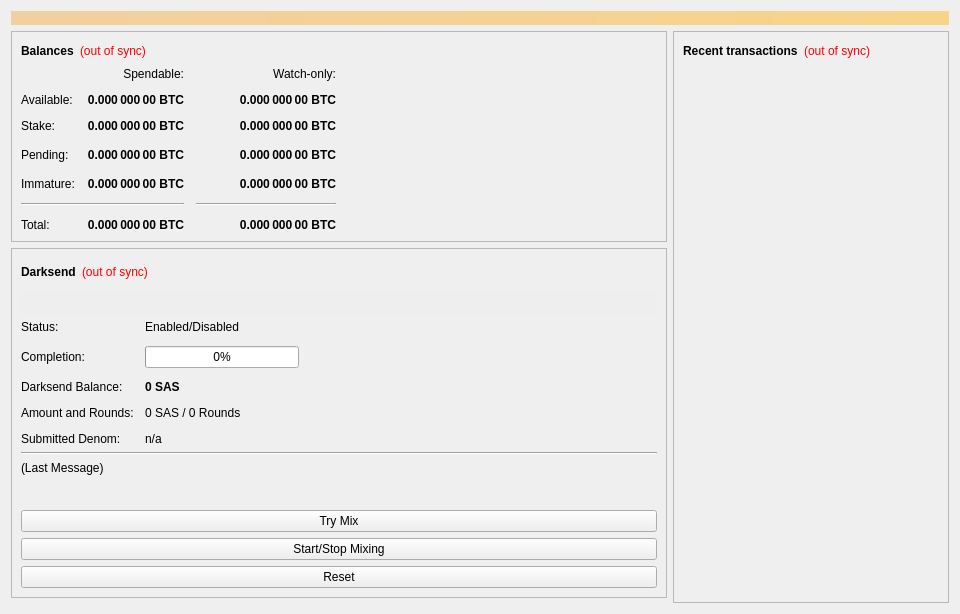
<?xml version="1.0" encoding="UTF-8"?>
<ui version="4.0">
 <class>OverviewPage</class>
 <widget class="QWidget" name="OverviewPage">
  <property name="geometry">
   <rect>
    <x>0</x>
    <y>0</y>
    <width>960</width>
    <height>614</height>
   </rect>
  </property>
  <property name="windowTitle">
   <string>Form</string>
  </property>
  <layout class="QVBoxLayout" name="topLayout">
   <item>
    <widget class="QLabel" name="labelAlerts">
     <property name="visible">
      <bool>false</bool>
     </property>
     <property name="styleSheet">
      <string notr="true">background-color: qlineargradient(x1: 0, y1: 0, x2: 1, y2: 0, stop:0 #F0D0A0, stop:1 #F8D488); color:#000000;</string>
     </property>
     <property name="wordWrap">
      <bool>true</bool>
     </property>
     <property name="margin">
      <number>3</number>
     </property>
    </widget>
   </item>
   <item>
    <layout class="QHBoxLayout" name="horizontalLayout" stretch="1,0">
     <item>
      <layout class="QVBoxLayout" name="verticalLayout_2">
       <item>
        <widget class="QFrame" name="frame">
         <property name="frameShape">
          <enum>QFrame::StyledPanel</enum>
         </property>
         <property name="frameShadow">
          <enum>QFrame::Raised</enum>
         </property>
         <layout class="QVBoxLayout" name="verticalLayout_4">
          <item>
           <layout class="QHBoxLayout" name="horizontalLayout_4">
            <item>
             <widget class="QLabel" name="label_5">
              <property name="font">
               <font>
                <weight>75</weight>
                <bold>true</bold>
               </font>
              </property>
              <property name="text">
               <string>Balances</string>
              </property>
             </widget>
            </item>
            <item>
             <widget class="QLabel" name="labelWalletStatus">
              <property name="cursor">
               <cursorShape>WhatsThisCursor</cursorShape>
              </property>
              <property name="toolTip">
               <string>The displayed information may be out of date. Your wallet automatically synchronizes with the Stasis network after a connection is established, but this process has not completed yet.</string>
              </property>
              <property name="styleSheet">
               <string notr="true">QLabel { color: red; }</string>
              </property>
              <property name="text">
               <string notr="true">(out of sync)</string>
              </property>
              <property name="alignment">
               <set>Qt::AlignLeading|Qt::AlignLeft|Qt::AlignVCenter</set>
              </property>
             </widget>
            </item>
            <item>
             <spacer name="horizontalSpacer_3">
              <property name="orientation">
               <enum>Qt::Horizontal</enum>
              </property>
              <property name="sizeHint" stdset="0">
               <size>
                <width>40</width>
                <height>20</height>
               </size>
              </property>
             </spacer>
            </item>
           </layout>
          </item>
          <item>
           <layout class="QGridLayout" name="gridLayout">
            <property name="spacing">
             <number>12</number>
            </property>
            <item row="3" column="2">
             <widget class="QLabel" name="labelWatchPending">
              <property name="font">
               <font>
                <weight>75</weight>
                <bold>true</bold>
               </font>
              </property>
              <property name="cursor">
               <cursorShape>IBeamCursor</cursorShape>
              </property>
              <property name="toolTip">
               <string>Unconfirmed transactions to watch-only addresses</string>
              </property>
              <property name="text">
               <string notr="true">0.000 000 00 BTC</string>
              </property>
              <property name="alignment">
               <set>Qt::AlignRight|Qt::AlignTrailing|Qt::AlignVCenter</set>
              </property>
              <property name="textInteractionFlags">
               <set>Qt::LinksAccessibleByMouse|Qt::TextSelectableByKeyboard|Qt::TextSelectableByMouse</set>
              </property>
             </widget>
            </item>
            <item row="3" column="1">
             <widget class="QLabel" name="labelUnconfirmed">
              <property name="font">
               <font>
                <weight>75</weight>
                <bold>true</bold>
               </font>
              </property>
              <property name="cursor">
               <cursorShape>IBeamCursor</cursorShape>
              </property>
              <property name="toolTip">
               <string>Total of transactions that have yet to be confirmed, and do not yet count toward the spendable balance</string>
              </property>
              <property name="text">
               <string notr="true">0.000 000 00 BTC</string>
              </property>
              <property name="alignment">
               <set>Qt::AlignRight|Qt::AlignTrailing|Qt::AlignVCenter</set>
              </property>
              <property name="textInteractionFlags">
               <set>Qt::LinksAccessibleByMouse|Qt::TextSelectableByKeyboard|Qt::TextSelectableByMouse</set>
              </property>
             </widget>
            </item>
            <item row="4" column="2">
             <widget class="QLabel" name="labelWatchImmature">
              <property name="font">
               <font>
                <weight>75</weight>
                <bold>true</bold>
               </font>
              </property>
              <property name="cursor">
               <cursorShape>IBeamCursor</cursorShape>
              </property>
              <property name="toolTip">
               <string>Mined balance in watch-only addresses that has not yet matured</string>
              </property>
              <property name="text">
               <string notr="true">0.000 000 00 BTC</string>
              </property>
              <property name="alignment">
               <set>Qt::AlignRight|Qt::AlignTrailing|Qt::AlignVCenter</set>
              </property>
              <property name="textInteractionFlags">
               <set>Qt::LinksAccessibleByMouse|Qt::TextSelectableByKeyboard|Qt::TextSelectableByMouse</set>
              </property>
             </widget>
            </item>
            <item row="5" column="0" colspan="2">
             <widget class="Line" name="lineSpendableBalance">
              <property name="orientation">
               <enum>Qt::Horizontal</enum>
              </property>
             </widget>
            </item>
            <item row="5" column="2">
             <widget class="Line" name="lineWatchBalance">
              <property name="sizePolicy">
               <sizepolicy hsizetype="Preferred" vsizetype="Fixed">
                <horstretch>0</horstretch>
                <verstretch>0</verstretch>
               </sizepolicy>
              </property>
              <property name="minimumSize">
               <size>
                <width>140</width>
                <height>0</height>
               </size>
              </property>
              <property name="orientation">
               <enum>Qt::Horizontal</enum>
              </property>
             </widget>
            </item>
            <item row="6" column="0">
             <widget class="QLabel" name="labelTotalText">
              <property name="text">
               <string>Total:</string>
              </property>
             </widget>
            </item>
            <item row="4" column="1">
             <widget class="QLabel" name="labelImmature">
              <property name="font">
               <font>
                <weight>75</weight>
                <bold>true</bold>
               </font>
              </property>
              <property name="cursor">
               <cursorShape>IBeamCursor</cursorShape>
              </property>
              <property name="toolTip">
               <string>Mined balance that has not yet matured</string>
              </property>
              <property name="text">
               <string notr="true">0.000 000 00 BTC</string>
              </property>
              <property name="alignment">
               <set>Qt::AlignRight|Qt::AlignTrailing|Qt::AlignVCenter</set>
              </property>
              <property name="textInteractionFlags">
               <set>Qt::LinksAccessibleByMouse|Qt::TextSelectableByKeyboard|Qt::TextSelectableByMouse</set>
              </property>
             </widget>
            </item>
            <item row="3" column="3">
             <spacer name="horizontalSpacer_2">
              <property name="orientation">
               <enum>Qt::Horizontal</enum>
              </property>
              <property name="sizeHint" stdset="0">
               <size>
                <width>40</width>
                <height>20</height>
               </size>
              </property>
             </spacer>
            </item>
            <item row="4" column="0">
             <widget class="QLabel" name="labelImmatureText">
              <property name="text">
               <string>Immature:</string>
              </property>
             </widget>
            </item>
            <item row="6" column="1">
             <widget class="QLabel" name="labelTotal">
              <property name="font">
               <font>
                <weight>75</weight>
                <bold>true</bold>
               </font>
              </property>
              <property name="cursor">
               <cursorShape>IBeamCursor</cursorShape>
              </property>
              <property name="toolTip">
               <string>Your current total balance</string>
              </property>
              <property name="text">
               <string notr="true">0.000 000 00 BTC</string>
              </property>
              <property name="alignment">
               <set>Qt::AlignRight|Qt::AlignTrailing|Qt::AlignVCenter</set>
              </property>
              <property name="textInteractionFlags">
               <set>Qt::LinksAccessibleByMouse|Qt::TextSelectableByKeyboard|Qt::TextSelectableByMouse</set>
              </property>
             </widget>
            </item>
            <item row="6" column="2">
             <widget class="QLabel" name="labelWatchTotal">
              <property name="font">
               <font>
                <weight>75</weight>
                <bold>true</bold>
               </font>
              </property>
              <property name="cursor">
               <cursorShape>IBeamCursor</cursorShape>
              </property>
              <property name="toolTip">
               <string>Current total balance in watch-only addresses</string>
              </property>
              <property name="text">
               <string notr="true">0.000 000 00 BTC</string>
              </property>
              <property name="alignment">
               <set>Qt::AlignRight|Qt::AlignTrailing|Qt::AlignVCenter</set>
              </property>
              <property name="textInteractionFlags">
               <set>Qt::LinksAccessibleByMouse|Qt::TextSelectableByKeyboard|Qt::TextSelectableByMouse</set>
              </property>
             </widget>
            </item>
            <item row="0" column="2">
             <widget class="QLabel" name="labelWatchonly">
              <property name="text">
               <string>Watch-only:</string>
              </property>
              <property name="alignment">
               <set>Qt::AlignRight|Qt::AlignTrailing|Qt::AlignVCenter</set>
              </property>
             </widget>
            </item>
            <item row="1" column="0">
             <widget class="QLabel" name="labelBalanceText">
              <property name="text">
               <string>Available:</string>
              </property>
             </widget>
            </item>
            <item row="1" column="1">
             <widget class="QLabel" name="labelBalance">
              <property name="font">
               <font>
                <weight>75</weight>
                <bold>true</bold>
               </font>
              </property>
              <property name="cursor">
               <cursorShape>IBeamCursor</cursorShape>
              </property>
              <property name="toolTip">
               <string>Your current spendable balance</string>
              </property>
              <property name="text">
               <string notr="true">0.000 000 00 BTC</string>
              </property>
              <property name="alignment">
               <set>Qt::AlignRight|Qt::AlignTrailing|Qt::AlignVCenter</set>
              </property>
              <property name="textInteractionFlags">
               <set>Qt::LinksAccessibleByMouse|Qt::TextSelectableByKeyboard|Qt::TextSelectableByMouse</set>
              </property>
             </widget>
            </item>
            <item row="2" column="0">
             <widget class="QLabel" name="label_10">
              <property name="text">
               <string>Stake:</string>
              </property>
             </widget>
            </item>
            <item row="2" column="1">
             <widget class="QLabel" name="labelStake">
              <property name="font">
               <font>
                <weight>75</weight>
                <bold>true</bold>
               </font>
              </property>
              <property name="cursor">
               <cursorShape>IBeamCursor</cursorShape>
              </property>
              <property name="toolTip">
               <string>Total of coins that was staked, and do not yet count toward the current balance</string>
              </property>
              <property name="text">
               <string notr="true">0.000 000 00 BTC</string>
              </property>
              <property name="alignment">
               <set>Qt::AlignRight|Qt::AlignTrailing|Qt::AlignVCenter</set>
              </property>
              <property name="textInteractionFlags">
               <set>Qt::LinksAccessibleByMouse|Qt::TextSelectableByKeyboard|Qt::TextSelectableByMouse</set>
              </property>
             </widget>
            </item>
            <item row="2" column="2">
             <widget class="QLabel" name="labelWatchStake">
              <property name="font">
               <font>
                <weight>75</weight>
                <bold>true</bold>
               </font>
              </property>
              <property name="cursor">
               <cursorShape>IBeamCursor</cursorShape>
              </property>
              <property name="toolTip">
               <string>Total of coins that was staked in watch-only addresses, and do not yet count toward the current watch-only balance</string>
              </property>
              <property name="text">
               <string notr="true">0.000 000 00 BTC</string>
              </property>
              <property name="alignment">
               <set>Qt::AlignRight|Qt::AlignTrailing|Qt::AlignVCenter</set>
              </property>
              <property name="textInteractionFlags">
               <set>Qt::LinksAccessibleByMouse|Qt::TextSelectableByKeyboard|Qt::TextSelectableByMouse</set>
              </property>
             </widget>
            </item>
            <item row="1" column="2">
             <widget class="QLabel" name="labelWatchAvailable">
              <property name="font">
               <font>
                <weight>75</weight>
                <bold>true</bold>
               </font>
              </property>
              <property name="cursor">
               <cursorShape>IBeamCursor</cursorShape>
              </property>
              <property name="toolTip">
               <string>Your current balance in watch-only addresses</string>
              </property>
              <property name="text">
               <string notr="true">0.000 000 00 BTC</string>
              </property>
              <property name="alignment">
               <set>Qt::AlignRight|Qt::AlignTrailing|Qt::AlignVCenter</set>
              </property>
              <property name="textInteractionFlags">
               <set>Qt::LinksAccessibleByMouse|Qt::TextSelectableByKeyboard|Qt::TextSelectableByMouse</set>
              </property>
             </widget>
            </item>
            <item row="3" column="0">
             <widget class="QLabel" name="labelPendingText">
              <property name="text">
               <string>Pending:</string>
              </property>
             </widget>
            </item>
            <item row="0" column="1">
             <widget class="QLabel" name="labelSpendable">
              <property name="text">
               <string>Spendable:</string>
              </property>
              <property name="alignment">
               <set>Qt::AlignRight|Qt::AlignTrailing|Qt::AlignVCenter</set>
              </property>
             </widget>
            </item>
           </layout>
          </item>
         </layout>
        </widget>
       </item>
       <item>
        <widget class="QFrame" name="frameDarksend">
         <property name="sizePolicy">
          <sizepolicy hsizetype="Expanding" vsizetype="Expanding">
           <horstretch>0</horstretch>
           <verstretch>0</verstretch>
          </sizepolicy>
         </property>
         <property name="minimumSize">
          <size>
           <width>0</width>
           <height>350</height>
          </size>
         </property>
         <property name="layoutDirection">
          <enum>Qt::LeftToRight</enum>
         </property>
         <property name="frameShape">
          <enum>QFrame::StyledPanel</enum>
         </property>
         <property name="frameShadow">
          <enum>QFrame::Raised</enum>
         </property>
         <layout class="QVBoxLayout" name="verticalLayout_5">
          <item>
           <layout class="QHBoxLayout" name="horizontalLayout_5">
            <item>
             <widget class="QLabel" name="label_2">
              <property name="font">
               <font>
                <weight>75</weight>
                <bold>true</bold>
               </font>
              </property>
              <property name="text">
               <string>Darksend</string>
              </property>
             </widget>
            </item>
            <item>
             <widget class="QLabel" name="labelDarksendSyncStatus">
              <property name="toolTip">
               <string>The displayed information may be out of date. Your wallet automatically synchronizes with the Stasis network after a connection is established, but this process has not completed yet.</string>
              </property>
              <property name="styleSheet">
               <string notr="true">QLabel { color: red; }</string>
              </property>
              <property name="text">
               <string notr="true">(out of sync)</string>
              </property>
              <property name="alignment">
               <set>Qt::AlignLeading|Qt::AlignLeft|Qt::AlignVCenter</set>
              </property>
             </widget>
            </item>
            <item>
             <spacer name="horizontalSpacer_4">
              <property name="orientation">
               <enum>Qt::Horizontal</enum>
              </property>
              <property name="sizeHint" stdset="0">
               <size>
                <width>40</width>
                <height>20</height>
               </size>
              </property>
             </spacer>
            </item>
           </layout>
          </item>
          <item>
           <widget class="QPushButton" name="runAutoDenom">
            <property name="palette">
             <palette>
              <active>
               <colorrole role="WindowText">
                <brush brushstyle="SolidPattern">
                 <color alpha="255">
                  <red>0</red>
                  <green>0</green>
                  <blue>0</blue>
                 </color>
                </brush>
               </colorrole>
               <colorrole role="Button">
                <brush brushstyle="SolidPattern">
                 <color alpha="255">
                  <red>239</red>
                  <green>238</green>
                  <blue>238</blue>
                 </color>
                </brush>
               </colorrole>
               <colorrole role="Light">
                <brush brushstyle="SolidPattern">
                 <color alpha="255">
                  <red>255</red>
                  <green>255</green>
                  <blue>255</blue>
                 </color>
                </brush>
               </colorrole>
               <colorrole role="Midlight">
                <brush brushstyle="SolidPattern">
                 <color alpha="255">
                  <red>247</red>
                  <green>246</green>
                  <blue>246</blue>
                 </color>
                </brush>
               </colorrole>
               <colorrole role="Dark">
                <brush brushstyle="SolidPattern">
                 <color alpha="255">
                  <red>119</red>
                  <green>119</green>
                  <blue>119</blue>
                 </color>
                </brush>
               </colorrole>
               <colorrole role="Mid">
                <brush brushstyle="SolidPattern">
                 <color alpha="255">
                  <red>159</red>
                  <green>159</green>
                  <blue>159</blue>
                 </color>
                </brush>
               </colorrole>
               <colorrole role="Text">
                <brush brushstyle="SolidPattern">
                 <color alpha="255">
                  <red>0</red>
                  <green>0</green>
                  <blue>0</blue>
                 </color>
                </brush>
               </colorrole>
               <colorrole role="BrightText">
                <brush brushstyle="SolidPattern">
                 <color alpha="255">
                  <red>255</red>
                  <green>255</green>
                  <blue>255</blue>
                 </color>
                </brush>
               </colorrole>
               <colorrole role="ButtonText">
                <brush brushstyle="SolidPattern">
                 <color alpha="255">
                  <red>0</red>
                  <green>0</green>
                  <blue>0</blue>
                 </color>
                </brush>
               </colorrole>
               <colorrole role="Base">
                <brush brushstyle="SolidPattern">
                 <color alpha="255">
                  <red>255</red>
                  <green>255</green>
                  <blue>255</blue>
                 </color>
                </brush>
               </colorrole>
               <colorrole role="Window">
                <brush brushstyle="SolidPattern">
                 <color alpha="255">
                  <red>239</red>
                  <green>238</green>
                  <blue>238</blue>
                 </color>
                </brush>
               </colorrole>
               <colorrole role="Shadow">
                <brush brushstyle="SolidPattern">
                 <color alpha="255">
                  <red>0</red>
                  <green>0</green>
                  <blue>0</blue>
                 </color>
                </brush>
               </colorrole>
               <colorrole role="AlternateBase">
                <brush brushstyle="SolidPattern">
                 <color alpha="255">
                  <red>247</red>
                  <green>246</green>
                  <blue>246</blue>
                 </color>
                </brush>
               </colorrole>
               <colorrole role="ToolTipBase">
                <brush brushstyle="SolidPattern">
                 <color alpha="255">
                  <red>255</red>
                  <green>255</green>
                  <blue>220</blue>
                 </color>
                </brush>
               </colorrole>
               <colorrole role="ToolTipText">
                <brush brushstyle="SolidPattern">
                 <color alpha="255">
                  <red>0</red>
                  <green>0</green>
                  <blue>0</blue>
                 </color>
                </brush>
               </colorrole>
              </active>
              <inactive>
               <colorrole role="WindowText">
                <brush brushstyle="SolidPattern">
                 <color alpha="255">
                  <red>0</red>
                  <green>0</green>
                  <blue>0</blue>
                 </color>
                </brush>
               </colorrole>
               <colorrole role="Button">
                <brush brushstyle="SolidPattern">
                 <color alpha="255">
                  <red>239</red>
                  <green>238</green>
                  <blue>238</blue>
                 </color>
                </brush>
               </colorrole>
               <colorrole role="Light">
                <brush brushstyle="SolidPattern">
                 <color alpha="255">
                  <red>255</red>
                  <green>255</green>
                  <blue>255</blue>
                 </color>
                </brush>
               </colorrole>
               <colorrole role="Midlight">
                <brush brushstyle="SolidPattern">
                 <color alpha="255">
                  <red>247</red>
                  <green>246</green>
                  <blue>246</blue>
                 </color>
                </brush>
               </colorrole>
               <colorrole role="Dark">
                <brush brushstyle="SolidPattern">
                 <color alpha="255">
                  <red>119</red>
                  <green>119</green>
                  <blue>119</blue>
                 </color>
                </brush>
               </colorrole>
               <colorrole role="Mid">
                <brush brushstyle="SolidPattern">
                 <color alpha="255">
                  <red>159</red>
                  <green>159</green>
                  <blue>159</blue>
                 </color>
                </brush>
               </colorrole>
               <colorrole role="Text">
                <brush brushstyle="SolidPattern">
                 <color alpha="255">
                  <red>0</red>
                  <green>0</green>
                  <blue>0</blue>
                 </color>
                </brush>
               </colorrole>
               <colorrole role="BrightText">
                <brush brushstyle="SolidPattern">
                 <color alpha="255">
                  <red>255</red>
                  <green>255</green>
                  <blue>255</blue>
                 </color>
                </brush>
               </colorrole>
               <colorrole role="ButtonText">
                <brush brushstyle="SolidPattern">
                 <color alpha="255">
                  <red>0</red>
                  <green>0</green>
                  <blue>0</blue>
                 </color>
                </brush>
               </colorrole>
               <colorrole role="Base">
                <brush brushstyle="SolidPattern">
                 <color alpha="255">
                  <red>255</red>
                  <green>255</green>
                  <blue>255</blue>
                 </color>
                </brush>
               </colorrole>
               <colorrole role="Window">
                <brush brushstyle="SolidPattern">
                 <color alpha="255">
                  <red>239</red>
                  <green>238</green>
                  <blue>238</blue>
                 </color>
                </brush>
               </colorrole>
               <colorrole role="Shadow">
                <brush brushstyle="SolidPattern">
                 <color alpha="255">
                  <red>0</red>
                  <green>0</green>
                  <blue>0</blue>
                 </color>
                </brush>
               </colorrole>
               <colorrole role="AlternateBase">
                <brush brushstyle="SolidPattern">
                 <color alpha="255">
                  <red>247</red>
                  <green>246</green>
                  <blue>246</blue>
                 </color>
                </brush>
               </colorrole>
               <colorrole role="ToolTipBase">
                <brush brushstyle="SolidPattern">
                 <color alpha="255">
                  <red>255</red>
                  <green>255</green>
                  <blue>220</blue>
                 </color>
                </brush>
               </colorrole>
               <colorrole role="ToolTipText">
                <brush brushstyle="SolidPattern">
                 <color alpha="255">
                  <red>0</red>
                  <green>0</green>
                  <blue>0</blue>
                 </color>
                </brush>
               </colorrole>
              </inactive>
              <disabled>
               <colorrole role="WindowText">
                <brush brushstyle="SolidPattern">
                 <color alpha="255">
                  <red>119</red>
                  <green>119</green>
                  <blue>119</blue>
                 </color>
                </brush>
               </colorrole>
               <colorrole role="Button">
                <brush brushstyle="SolidPattern">
                 <color alpha="255">
                  <red>239</red>
                  <green>238</green>
                  <blue>238</blue>
                 </color>
                </brush>
               </colorrole>
               <colorrole role="Light">
                <brush brushstyle="SolidPattern">
                 <color alpha="255">
                  <red>255</red>
                  <green>255</green>
                  <blue>255</blue>
                 </color>
                </brush>
               </colorrole>
               <colorrole role="Midlight">
                <brush brushstyle="SolidPattern">
                 <color alpha="255">
                  <red>247</red>
                  <green>246</green>
                  <blue>246</blue>
                 </color>
                </brush>
               </colorrole>
               <colorrole role="Dark">
                <brush brushstyle="SolidPattern">
                 <color alpha="255">
                  <red>119</red>
                  <green>119</green>
                  <blue>119</blue>
                 </color>
                </brush>
               </colorrole>
               <colorrole role="Mid">
                <brush brushstyle="SolidPattern">
                 <color alpha="255">
                  <red>159</red>
                  <green>159</green>
                  <blue>159</blue>
                 </color>
                </brush>
               </colorrole>
               <colorrole role="Text">
                <brush brushstyle="SolidPattern">
                 <color alpha="255">
                  <red>119</red>
                  <green>119</green>
                  <blue>119</blue>
                 </color>
                </brush>
               </colorrole>
               <colorrole role="BrightText">
                <brush brushstyle="SolidPattern">
                 <color alpha="255">
                  <red>255</red>
                  <green>255</green>
                  <blue>255</blue>
                 </color>
                </brush>
               </colorrole>
               <colorrole role="ButtonText">
                <brush brushstyle="SolidPattern">
                 <color alpha="255">
                  <red>119</red>
                  <green>119</green>
                  <blue>119</blue>
                 </color>
                </brush>
               </colorrole>
               <colorrole role="Base">
                <brush brushstyle="SolidPattern">
                 <color alpha="255">
                  <red>239</red>
                  <green>238</green>
                  <blue>238</blue>
                 </color>
                </brush>
               </colorrole>
               <colorrole role="Window">
                <brush brushstyle="SolidPattern">
                 <color alpha="255">
                  <red>239</red>
                  <green>238</green>
                  <blue>238</blue>
                 </color>
                </brush>
               </colorrole>
               <colorrole role="Shadow">
                <brush brushstyle="SolidPattern">
                 <color alpha="255">
                  <red>0</red>
                  <green>0</green>
                  <blue>0</blue>
                 </color>
                </brush>
               </colorrole>
               <colorrole role="AlternateBase">
                <brush brushstyle="SolidPattern">
                 <color alpha="255">
                  <red>239</red>
                  <green>238</green>
                  <blue>238</blue>
                 </color>
                </brush>
               </colorrole>
               <colorrole role="ToolTipBase">
                <brush brushstyle="SolidPattern">
                 <color alpha="255">
                  <red>255</red>
                  <green>255</green>
                  <blue>220</blue>
                 </color>
                </brush>
               </colorrole>
               <colorrole role="ToolTipText">
                <brush brushstyle="SolidPattern">
                 <color alpha="255">
                  <red>0</red>
                  <green>0</green>
                  <blue>0</blue>
                 </color>
                </brush>
               </colorrole>
              </disabled>
             </palette>
            </property>
            <property name="focusPolicy">
             <enum>Qt::NoFocus</enum>
            </property>
            <property name="autoFillBackground">
             <bool>true</bool>
            </property>
            <property name="text">
             <string/>
            </property>
            <property name="flat">
             <bool>true</bool>
            </property>
           </widget>
          </item>
          <item>
           <layout class="QFormLayout" name="formLayout">
            <property name="fieldGrowthPolicy">
             <enum>QFormLayout::AllNonFixedFieldsGrow</enum>
            </property>
            <property name="horizontalSpacing">
             <number>11</number>
            </property>
            <property name="verticalSpacing">
             <number>12</number>
            </property>
            <item row="0" column="0">
             <widget class="QLabel" name="label_6">
              <property name="text">
               <string>Status:</string>
              </property>
             </widget>
            </item>
            <item row="1" column="0">
             <widget class="QLabel" name="label_7">
              <property name="text">
               <string>Completion:</string>
              </property>
             </widget>
            </item>
            <item row="1" column="1">
             <widget class="QProgressBar" name="darksendProgress">
              <property name="maximumSize">
               <size>
                <width>154</width>
                <height>16777215</height>
               </size>
              </property>
              <property name="value">
               <number>0</number>
              </property>
             </widget>
            </item>
            <item row="3" column="0">
             <widget class="QLabel" name="labelAnonymizedText">
              <property name="text">
               <string>Darksend Balance:</string>
              </property>
             </widget>
            </item>
            <item row="3" column="1">
             <widget class="QLabel" name="labelAnonymized">
              <property name="font">
               <font>
                <weight>75</weight>
                <bold>true</bold>
               </font>
              </property>
              <property name="text">
               <string notr="true">0 SAS</string>
              </property>
             </widget>
            </item>
            <item row="4" column="0">
             <widget class="QLabel" name="label_8">
              <property name="text">
               <string>Amount and Rounds:</string>
              </property>
             </widget>
            </item>
            <item row="4" column="1">
             <widget class="QLabel" name="labelAmountRounds">
              <property name="text">
               <string>0 SAS / 0 Rounds</string>
              </property>
             </widget>
            </item>
            <item row="5" column="0">
             <widget class="QLabel" name="label_9">
              <property name="text">
               <string>Submitted Denom:</string>
              </property>
             </widget>
            </item>
            <item row="5" column="1">
             <widget class="QLabel" name="labelSubmittedDenom">
              <property name="toolTip">
               <string>The denominations you submitted to the Masternode.&lt;br&gt;To mix, other users must submit the exact same denominations.</string>
              </property>
              <property name="text">
               <string>n/a</string>
              </property>
             </widget>
            </item>
            <item row="0" column="1">
             <widget class="QLabel" name="darksendEnabled">
              <property name="text">
               <string>Enabled/Disabled</string>
              </property>
             </widget>
            </item>
           </layout>
          </item>
          <item>
           <widget class="Line" name="lineLastMessage">
            <property name="orientation">
             <enum>Qt::Horizontal</enum>
            </property>
           </widget>
          </item>
          <item>
           <widget class="QLabel" name="darksendStatus">
            <property name="minimumSize">
             <size>
              <width>288</width>
              <height>43</height>
             </size>
            </property>
            <property name="text">
             <string>(Last Message)</string>
            </property>
            <property name="alignment">
             <set>Qt::AlignLeading|Qt::AlignLeft|Qt::AlignTop</set>
            </property>
            <property name="wordWrap">
             <bool>true</bool>
            </property>
           </widget>
          </item>
          <item>
           <widget class="QPushButton" name="darksendAuto">
            <property name="sizePolicy">
             <sizepolicy hsizetype="MinimumExpanding" vsizetype="Fixed">
              <horstretch>0</horstretch>
              <verstretch>0</verstretch>
             </sizepolicy>
            </property>
            <property name="toolTip">
             <string>Try to manually submit a Darksend request.</string>
            </property>
            <property name="text">
             <string>Try Mix</string>
            </property>
           </widget>
          </item>
          <item>
           <widget class="QPushButton" name="toggleDarksend">
            <property name="sizePolicy">
             <sizepolicy hsizetype="MinimumExpanding" vsizetype="Fixed">
              <horstretch>0</horstretch>
              <verstretch>0</verstretch>
             </sizepolicy>
            </property>
            <property name="text">
             <string>Start/Stop Mixing</string>
            </property>
           </widget>
          </item>
          <item>
           <widget class="QPushButton" name="darksendReset">
            <property name="sizePolicy">
             <sizepolicy hsizetype="MinimumExpanding" vsizetype="Fixed">
              <horstretch>0</horstretch>
              <verstretch>0</verstretch>
             </sizepolicy>
            </property>
            <property name="toolTip">
             <string>Reset the current status of Darksend (can interrupt Darksend if it's in the process of Mixing, which can cost you money!)</string>
            </property>
            <property name="autoFillBackground">
             <bool>false</bool>
            </property>
            <property name="text">
             <string>Reset</string>
            </property>
           </widget>
          </item>
         </layout>
        </widget>
       </item>
       <item>
        <spacer name="verticalSpacer">
         <property name="orientation">
          <enum>Qt::Vertical</enum>
         </property>
         <property name="sizeHint" stdset="0">
          <size>
           <width>20</width>
           <height>40</height>
          </size>
         </property>
        </spacer>
       </item>
      </layout>
     </item>
     <item>
      <layout class="QVBoxLayout" name="verticalLayout_3">
       <item>
        <widget class="QFrame" name="frame_2">
         <property name="frameShape">
          <enum>QFrame::StyledPanel</enum>
         </property>
         <property name="frameShadow">
          <enum>QFrame::Raised</enum>
         </property>
         <layout class="QVBoxLayout" name="verticalLayout">
          <item>
           <layout class="QHBoxLayout" name="horizontalLayout_2">
            <item>
             <widget class="QLabel" name="label_4">
              <property name="font">
               <font>
                <weight>75</weight>
                <bold>true</bold>
               </font>
              </property>
              <property name="text">
               <string>Recent transactions</string>
              </property>
             </widget>
            </item>
            <item>
             <widget class="QLabel" name="labelTransactionsStatus">
              <property name="cursor">
               <cursorShape>WhatsThisCursor</cursorShape>
              </property>
              <property name="toolTip">
               <string>The displayed information may be out of date. Your wallet automatically synchronizes with the Stasis network after a connection is established, but this process has not completed yet.</string>
              </property>
              <property name="styleSheet">
               <string notr="true">QLabel { color: red; }</string>
              </property>
              <property name="text">
               <string notr="true">(out of sync)</string>
              </property>
              <property name="alignment">
               <set>Qt::AlignRight|Qt::AlignTrailing|Qt::AlignVCenter</set>
              </property>
             </widget>
            </item>
            <item>
             <spacer name="horizontalSpacer">
              <property name="orientation">
               <enum>Qt::Horizontal</enum>
              </property>
              <property name="sizeHint" stdset="0">
               <size>
                <width>40</width>
                <height>20</height>
               </size>
              </property>
             </spacer>
            </item>
           </layout>
          </item>
          <item>
           <widget class="QListView" name="listTransactions">
            <property name="styleSheet">
             <string notr="true">QListView { background: transparent; }</string>
            </property>
            <property name="frameShape">
             <enum>QFrame::NoFrame</enum>
            </property>
            <property name="verticalScrollBarPolicy">
             <enum>Qt::ScrollBarAlwaysOff</enum>
            </property>
            <property name="horizontalScrollBarPolicy">
             <enum>Qt::ScrollBarAlwaysOff</enum>
            </property>
            <property name="selectionMode">
             <enum>QAbstractItemView::NoSelection</enum>
            </property>
           </widget>
          </item>
         </layout>
        </widget>
       </item>
      </layout>
     </item>
    </layout>
   </item>
  </layout>
 </widget>
 <resources/>
 <connections/>
</ui>
